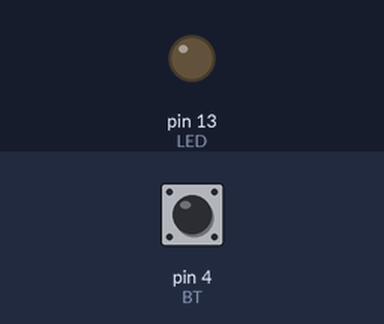
A sketch run on a simulated Arduino Uno, built with avr-gcc and run on an emulated ATmega328P. Shown: output pins drawn as LEDs (lit = HIGH). The inputs (shaded band) are chosen by the test bench; at power-on: pin 4 (BT) HIGH. Random numbers use the default seed unless the sketch sets one.

Above: at 1.2 s.
1.3 s: pin 4 (BT) pulled LOW for 0.15 s
At 2.6 s:
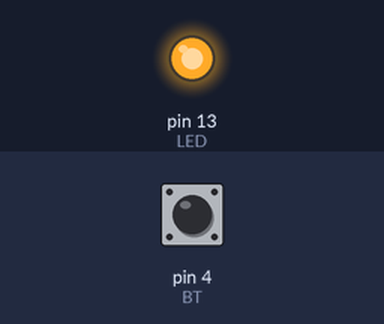
2.9 s: pin 4 (BT) pulled LOW for 1 s
At 5.1 s:
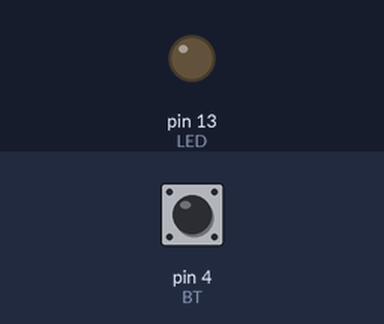
5.4 s: pin 4 (BT) pulled LOW for 3.2 s
At 10.0 s:
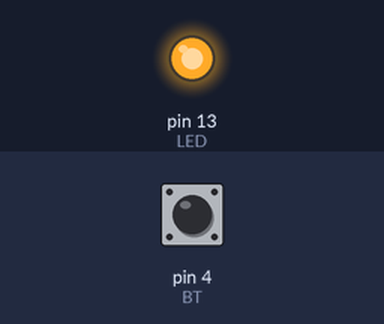
Timing chart, 0 to 11.5 s (numbered marks = the images above; inputs shaded):
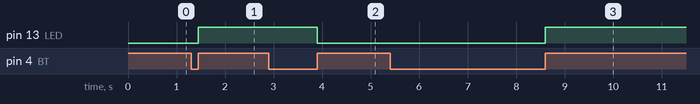

Measured:
- after the input at 1.3 s, pin 13 (LED): LOW → HIGH after 0.15 s
- after the input at 2.9 s, pin 13 (LED): HIGH → LOW after 1.0 s
- after the input at 5.4 s, pin 13 (LED): LOW → HIGH after 3.2 s

The sketch:

Arduino_RS485.ino
```cpp
#include <SoftwareSerial.h>
#define RX 2
#define TX 3


#define LED 13
#define BT 4
SoftwareSerial rs485(RX, TX);  // RX, TX
char dataRead[3];

//byte adress = 0x01;
//byte adress = 0x02;
byte adress = 0x03;


byte Enable_Rx = 0x05;
byte Enable_Tx = 0x06;
byte On = 0x01;
byte Off = 0x00;

bool onOff;

int lastState = LOW;
int currentState;
unsigned long pressedTime = 0;
unsigned long releasedTime = 0;

void setup() {
  Serial.begin(9600);
  pinMode(LED, OUTPUT);
  pinMode(BT, INPUT_PULLUP);
  rs485.begin(115200);
  lastState = HIGH;
}
float value;
byte data[7];  // Khởi tạo mảng byte
byte numberTx[4];

uint64_t prev;
bool stateButton;
void loop() {

  currentState = digitalRead(BT);

  if (lastState == HIGH && currentState == LOW) {  // button is pressed
    pressedTime = millis();
  } else if (lastState == LOW && currentState == HIGH) {  // button is released
    releasedTime = millis();
    long pressDuration = releasedTime - pressedTime;
    if (pressDuration > 20) {
      if (stateButton == true) {
        data[0] = adress;
        data[1] = Enable_Tx;
        data[2] = Off;
        rs485.write(data, sizeof(data));
        memset(data, 0, sizeof(data));
        stateButton = false;
      } else if (stateButton == false) {
        data[0] = adress;
        data[1] = Enable_Tx;
        data[2] = On;
        rs485.write(data, sizeof(data));
        memset(data, 0, sizeof(data));
        stateButton = true;
      }
    }
  }
  lastState = currentState;

  if (millis() - prev >= 4500) {

    //sensors.getTempCByIndex(0)
    value = random(0, 50) * 1 / 0.8;
    *(float*)numberTx = value;
    data[0] = adress;
    data[1] = Enable_Tx;
    data[2] = 0x03;

    memcpy(data + 3, numberTx, 4);
    rs485.write(data, 7);
    memset(data, 0, sizeof(data));
    prev = millis();
  }


  while (rs485.available())   {
    int lenRS = rs485.readBytes(dataRead, 3);

    if (dataRead[0] == adress) {
      if (dataRead[1] == Enable_Rx) {
        Serial.write(dataRead, 7);
        if (dataRead[2] == On) {
          data[0] = adress;
          data[1] = Enable_Tx;
          data[2] = On;
          stateButton = true;
        } else if (dataRead[2] == Off) {
          data[0] = adress;
          data[1] = Enable_Tx;
          data[2] = Off;
          stateButton = false;
        }
        rs485.write(data, sizeof(data));
        memset(data, 0, sizeof(data));
      }
    }
    memset(dataRead, 0, 3);
  }
  digitalWrite(LED, stateButton);
}
```
